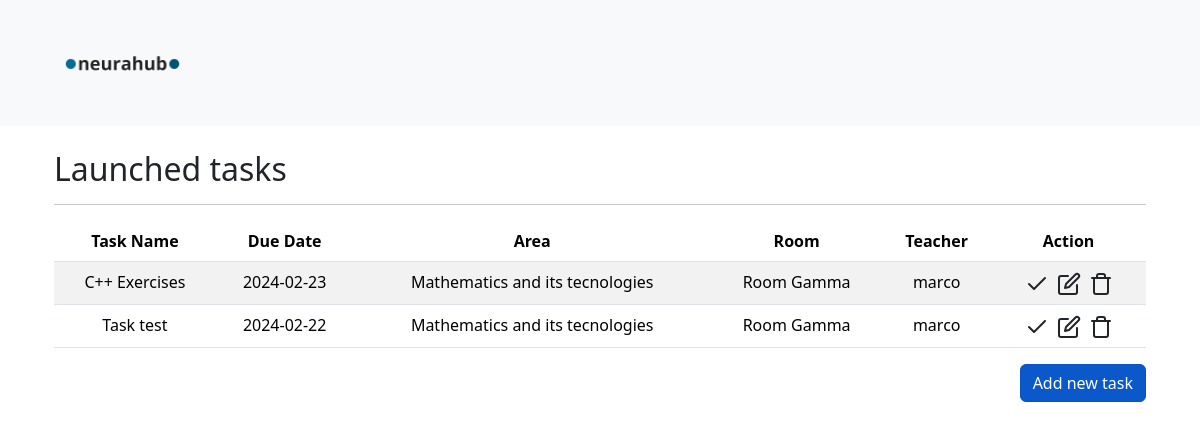
Screenshot of /teacher-panel (signed in) with the database file from the repository.
### tables this page shows
CREATE TABLE "tasks" (
    id INTEGER PRIMARY KEY,
    task_name TEXT NOT NULL,
    due_date DATE NOT NULL,
    area_id INTEGER NOT NULL,
    room_id INTEGER NOT NULL, teacher_username TEXT, reviewed INTEGER DEFAULT 0,
    FOREIGN KEY (area_id) REFERENCES areas (id),
    FOREIGN KEY (room_id) REFERENCES rooms (id)
);

CREATE TABLE teacher_areas (
        id INTEGER PRIMARY KEY,
        area_name TEXT NOT NULL
    );

CREATE TABLE rooms (
        id INTEGER PRIMARY KEY,
        room_name TEXT NOT NULL
    );

### src/routes/routes.py (the view)
@blueprint.route('/teacher-panel', methods=['GET', 'POST'])
def return_teacher_panel():
    return teacher_panel_page()

### src/controllers/controllers_methods.py (called while the page is built)
def get_registered_teacher_area(username):
    conn = sqlite3.connect('databases/neurahub-data.db')
    cursor = conn.cursor()
    cursor.execute("SELECT area_id FROM teachers WHERE name = ?", (username,))
    area_id = cursor.fetchone()[0]
    cursor.execute("SELECT area_name FROM teacher_areas WHERE id = ?", (area_id,))
    area_name = cursor.fetchone()[0]
    conn.close()
    return area_name

def check_if_teacher_logged_in():
    if session.get('logged_in_teacher'):
        return True

### templates/teacher_panel.html (shortened to what this page needs)
<!DOCTYPE html>
<html lang="en">
	<head>
		<link rel= "stylesheet" type= "text/css" href= "{{ url_for('static',filename='style/style.css') }}">
		<link href="https://cdn.jsdelivr.net/npm/bootstrap@5.3.2/dist/css/bootstrap.min.css" rel="stylesheet">
	</head>
	<body>
		<nav class="navbar navbar-expand-lg bg-body-tertiary">
			<div class="container-fluid">
				<a class="navbar-brand" href="/">
					<img src="{{ url_for('static', filename='img/neurahub_logo_no_bg.png') }}" alt="Logo" height="100" class="d-inline-block align-items-center mx-auto px-5">
				</a>
			</div>
		</nav>
		<div class="container mx-auto p-4">
			<h2>Launched tasks</h2>
			<hr>
			<div class="table-responsive">
				<table class="table table-striped table-hover text-center align-items-center">
					<thead>
						<tr>
							<th scope="col">Task Name</th>
							<th scope="col">Due Date</th>
							<th scope="col">Area</th>
							<th scope="col">Room</th>
							<th scope="col">Teacher</th>
							<th scope="col">Action</th>
						</tr>
					</thead>
					<tbody>
						{% for task in created_tasks %}
						<tr>
							<td>{{ task['task_name'] }}</td>
							<td>{{ task['due_date'] }}</td>
							<td>{{ task['area_name'] }}</td>
							<td>{{ task['room_name'] }}</td>
							<td>{{ task['teacher_name'] }}</td>
							<td>
								<div class="d-flex justify-content-center"H>
									<div class="px-1">
										<a href="{{ url_for('main.return_processed_id_to_feedback', task_id=task['task_id']) }}" class="text-dark"><i data-feather="check"></i></a>
									</div>
									<div class="px-1">
										<a href="{{ url_for('main.return_processed_id_to_edit', task_id=task['task_id']) }}" class="text-dark"><i data-feather="edit"></i></a>
									</div>
									<div class="px-1">
										<a href="{{ url_for('main.return_processed_id_to_delete', task_id=task['task_id']) }}" class="text-dark"><i data-feather="trash"></i></a>
									</div>
								</div>
							</td>
						</tr>
						{% endfor %}
					</tbody>
				</table>
			</div>
			<div class="d-flex justify-content-end">
				<a class="btn btn-primary active" role="button" aria-pressed="true" href="/create-task">Add new task</a>
			</div>
		</div>
	</body>
</html>

### static/style/style.css (style rules this page uses)
.navbar { background: #f9f9f9; }

### rows the page displays
tasks: task_name "C++ Exercises", due_date "2024-02-23"
teacher_areas: area_name "Mathematics and its tecnologies" "Mathematics and its tecnologies"
rooms: room_name "Room Gamma" "Room Gamma"
tasks: task_name "Task test", due_date "2024-02-22"

### other values shown
{{ task['teacher_name'] }} "marco" "marco"
